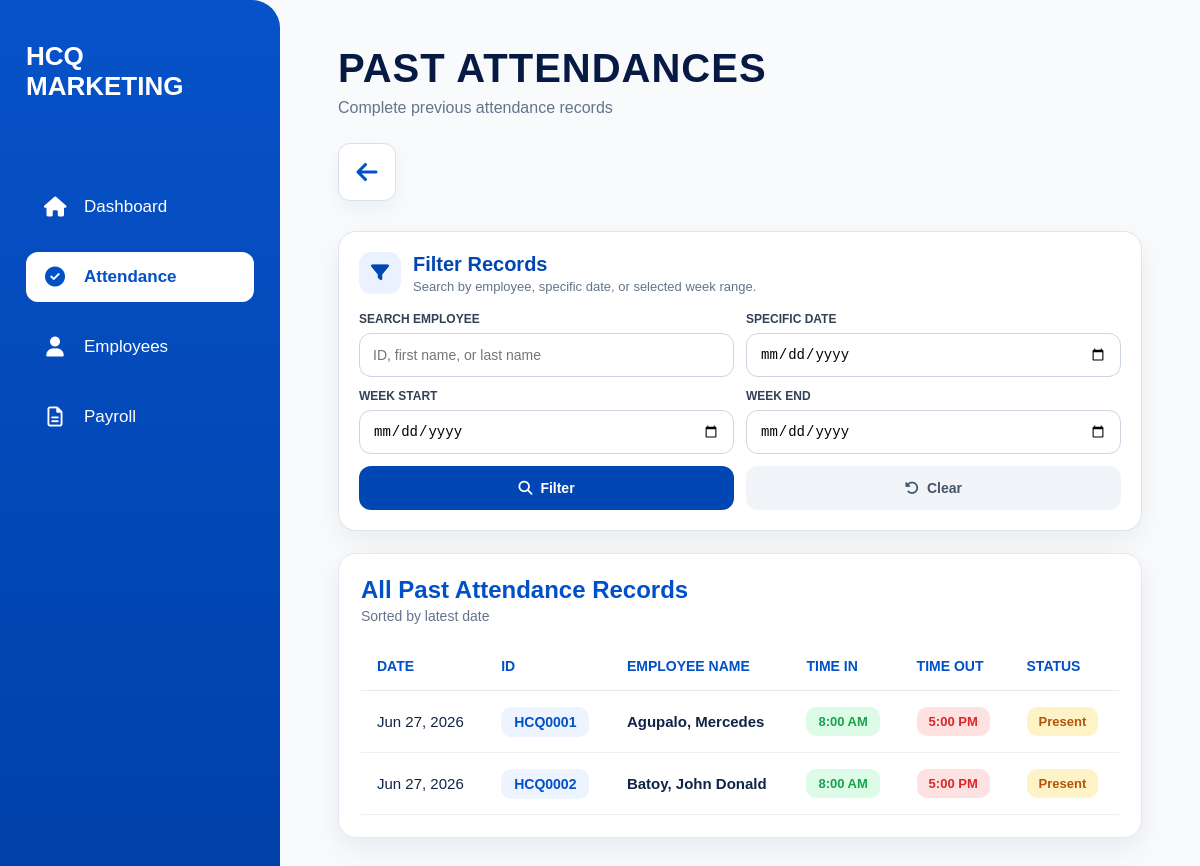
The page /past-attendances/ on the database as committed earlier.
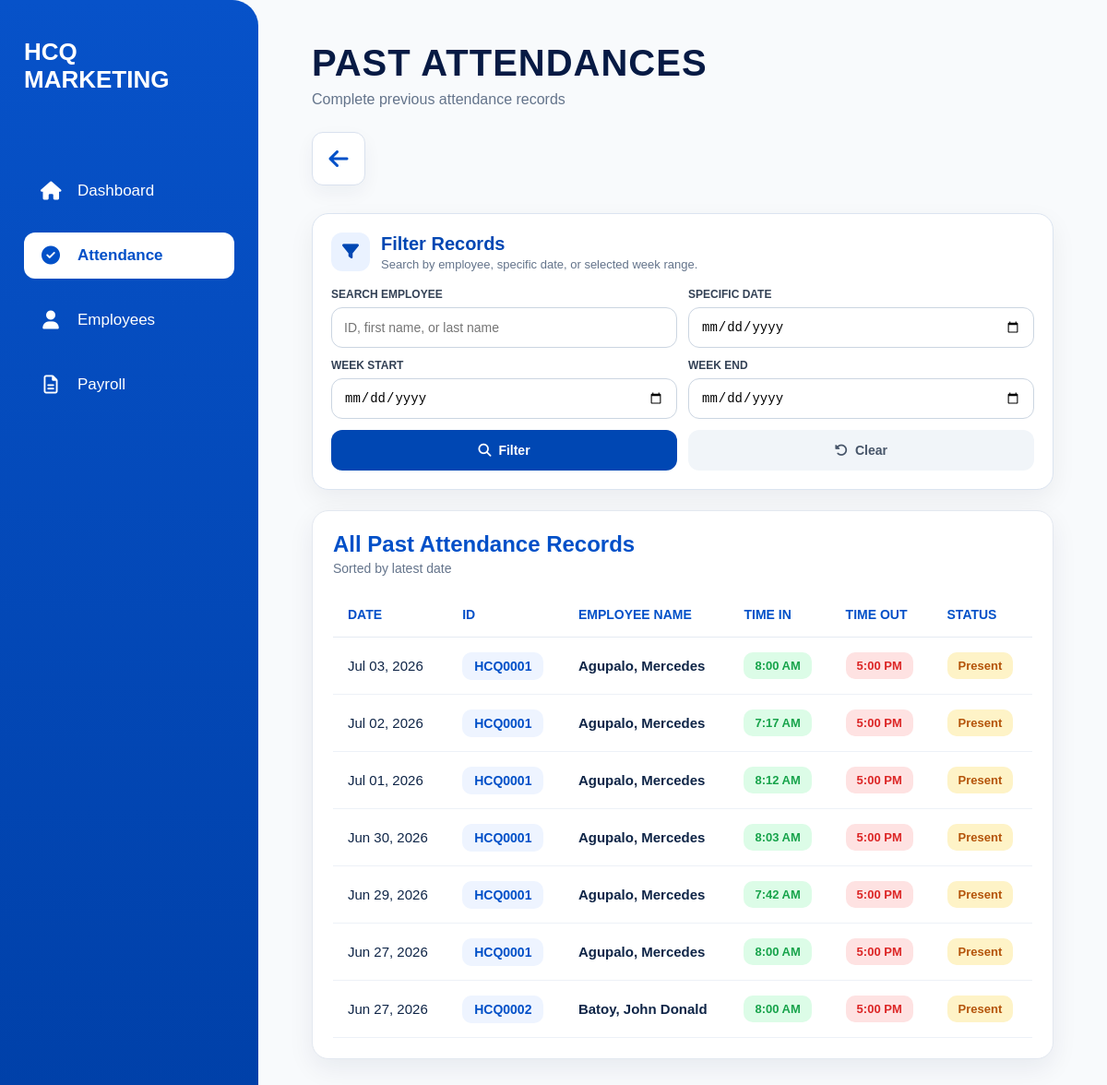
The same page on the database as committed later.
### attendance/models.py (models this page shows, shortened)
class Attendance(models.Model):
    ATTENDANCE_STATUS_CHOICES = (
        ('present', 'Present'),
        ('absent', 'Absent'),
        ('half_day', 'Half Day'),
        ('leave', 'Leave'),
        ('rest_day', 'Rest Day'),
        ('holiday', 'Holiday'),
    )
    WORK_TYPE_CHOICES = (
        ('office', 'Office'),
        ('deliver', 'Deliver'),
        ('booking', 'Booking'),
    )
    employee = models.ForeignKey(
        Employee,
        on_delete=models.CASCADE,
        related_name='attendances'
    )
    date = models.DateField(
        default=timezone.localdate
    )
    status = models.CharField(
        max_length=20,
        choices=ATTENDANCE_STATUS_CHOICES,
        default='present'
    )
    time_in = models.DateTimeField(
        null=True,
        blank=True
    )
    time_out = models.DateTimeField(
        null=True,
        blank=True
    )
    worked_hours = models.DecimalField(
        max_digits=5,
        decimal_places=2,
        null=True,
        blank=True
    )
    payable_hours = models.DecimalField(
        max_digits=5,
        decimal_places=2,
        null=True,
        blank=True
    )
    late_minutes = models.PositiveIntegerField(
        default=0
    )
    undertime_minutes = models.PositiveIntegerField(
        default=0
    )
    overtime_applicable = models.BooleanField(
        default=False
    )
    overtime_minutes = models.PositiveIntegerField(
        default=0
    )
    transportation_fee_applicable = models.BooleanField(
        default=True
    )
    work_type = models.CharField(
        max_length=20,
        choices=WORK_TYPE_CHOICES,
        default='office'
    )
    delivery_allowance_applicable = models.BooleanField(
        default=False
    )
    work_location = models.CharField(
        max_length=100,
        blank=True,
        null=True,
        help_text='Example: Digos, Kidapawan, Tagum'
    )
    remarks = models.TextField(
        blank=True,
        null=True
    )
    class Meta:
        unique_together = ('employee', 'date')
        ordering = [
            '-date',
            '-time_in'
        ]

### employees/models.py (models this page shows, shortened)
class Employee(models.Model):
    SALARY_TYPE_CHOICES = (
        ("daily", "Daily"),
        ("hourly", "Hourly"),
    )
    EMPLOYMENT_STATUS_CHOICES = (
        ("ACTIVE", "Active"),
        ("RESIGNED", "Resigned"),
        ("MIA", "MIA"),
        ("TERMINATED", "Terminated"),
    )
    BLOOD_TYPE_CHOICES = (
        ("A+", "A+"),
        ("A-", "A-"),
        ("B+", "B+"),
        ("B-", "B-"),
        ("AB+", "AB+"),
        ("AB-", "AB-"),
        ("O+", "O+"),
        ("O-", "O-"),
    )
    employee_id = models.CharField(
        max_length=10,
        unique=True,
        editable=False,
    )
    first_name = models.CharField(max_length=100)
    middle_initial = models.CharField(
        max_length=50,
        blank=True,
        null=True,
    )
    last_name = models.CharField(max_length=100)
    date_of_birth = models.DateField(
        blank=True,
        null=True,
    )
    citizenship = models.CharField(
        max_length=100,
        blank=True,
        null=True,
    )
    address = models.CharField(
        max_length=255,
        blank=True,
        null=True,
    )
    contact_number = models.CharField(
        max_length=50,
        blank=True,
        null=True,
    )
    spouse_name = models.CharField(
        max_length=100,
        blank=True,
        null=True,
    )
    spouse_contact_number = models.CharField(
        max_length=50,
        blank=True,
        null=True,
    )
    blood_type = models.CharField(
        max_length=3,
        choices=BLOOD_TYPE_CHOICES,
        blank=True,
        null=True,
    )
    emergency_contact_name = models.CharField(
        max_length=100,
        blank=True,
        null=True,
    )
    emergency_relationship = models.CharField(
        max_length=100,
        blank=True,
        null=True,
    )
    emergency_contact_number = models.CharField(
        max_length=50,
        blank=True,
        null=True,
    )
    emergency_address = models.CharField(
        max_length=255,
        blank=True,
        null=True,
    )
    elementary = models.CharField(
        max_length=255,
        blank=True,
        null=True,
    )
    elementary_year = models.CharField(
        max_length=50,
        blank=True,
        null=True,
    )
    high_school = models.CharField(
        max_length=255,
        blank=True,
        null=True,
    )
    high_school_year = models.CharField(
        max_length=50,
        blank=True,
        null=True,
    )
    college = models.CharField(
        max_length=255,
        blank=True,
        null=True,
    )
    college_year = models.CharField(
        max_length=50,
        blank=True,
        null=True,
    )
    company_1 = models.CharField(
        max_length=255,
        blank=True,
        null=True,
    )
    company_address_1 = models.CharField(
        max_length=255,
        blank=True,
        null=True,
    )
    occupation_1 = models.CharField(
        max_length=100,
        blank=True,
        null=True,
    )
    years_1 = models.CharField(
        max_length=50,
        blank=True,
        null=True,
    )
    company_2 = models.CharField(
        max_length=255,
        blank=True,
        null=True,
    )
    company_address_2 = models.CharField(
        max_length=255,
        blank=True,
        null=True,
    )
    occupation_2 = models.CharField(
        max_length=100,
        blank=True,
        null=True,
    )
    years_2 = models.CharField(
        max_length=50,
        blank=True,
        null=True,
    )
    company_3 = models.CharField(
        max_length=255,
        blank=True,
        null=True,
    )
    company_address_3 = models.CharField(
        max_length=255,
        blank=True,
        null=True,
    )
    occupation_3 = models.CharField(
        max_length=100,
        blank=True,
        null=True,
    )
    years_3 = models.CharField(
        max_length=50,
        blank=True,
        null=True,
    )
    reference_name_1 = models.CharField(
        max_length=100,
        blank=True,
        null=True,
    )
    reference_occupation_1 = models.CharField(
        max_length=100,
        blank=True,
        null=True,
    )
    reference_contact_1 = models.CharField(
        max_length=50,
        blank=True,
        null=True,
    )
    reference_name_2 = models.CharField(
        max_length=100,
        blank=True,
        null=True,
    )
    reference_occupation_2 = models.CharField(
        max_length=100,
        blank=True,
        null=True,
    )
    reference_contact_2 = models.CharField(
        max_length=50,
        blank=True,
        null=True,
    )
    reference_name_3 = models.CharField(
        max_length=100,
        blank=True,
        null=True,
    )
    reference_occupation_3 = models.CharField(
        max_length=100,
        blank=True,
        null=True,
    )
    reference_contact_3 = models.CharField(
        max_length=50,
        blank=True,
        null=True,
    )
    sss_number = models.CharField(
        max_length=100,
        blank=True,
        null=True,
    )
    sss_file = models.FileField(
        upload_to="government_documents/sss/",
        blank=True,
        null=True,
    )
    philhealth_number = models.CharField(
        max_length=100,
        blank=True,
        null=True,
    )
    philhealth_file = models.FileField(
        upload_to="government_documents/philhealth/",
        blank=True,
        null=True,
    )
    tin_number = models.CharField(
        max_length=100,
        blank=True,
        null=True,
    )
    tin_file = models.FileField(
        upload_to="government_documents/tin/",
        blank=True,
        null=True,
    )
    pagibig_number = models.CharField(
        max_length=100,
        blank=True,
        null=True,
    )
    pagibig_file = models.FileField(
        upload_to="government_documents/pagibig/",
        blank=True,
        null=True,
    )
    nbi_clearance_number = models.CharField(
        max_length=100,
        blank=True,
        null=True,
    )
    nbi_clearance_file = models.FileField(
        upload_to="government_documents/nbi/",
        blank=True,
        null=True,
    )
    barangay_clearance_number = models.CharField(
        max_length=100,
        blank=True,
        null=True,
    )
    barangay_clearance_file = models.FileField(
        upload_to="government_documents/barangay/",
        blank=True,
        null=True,
    )
    drivers_license_number = models.CharField(
        max_length=100,
        blank=True,
        null=True,
    )
    drivers_license_file = models.FileField(
        upload_to="government_documents/drivers_license/",
        blank=True,
        null=True,
    )
    position = models.CharField(
        max_length=100,
    )
    employment_status = models.CharField(
        max_length=20,
        choices=EMPLOYMENT_STATUS_CHOICES,
        default="ACTIVE",
        db_index=True,
    )
    employment_remarks = models.TextField(
        blank=True,
        null=True,
    )
    salary_type = models.CharField(
        max_length=10,
        choices=SALARY_TYPE_CHOICES,
        default="daily",
    )
    rate = models.DecimalField(
        max_digits=10,
        decimal_places=2,
    )
    benefits = models.DecimalField(
        max_digits=10,
        decimal_places=2,
        default=0,
    )
    date_started = models.DateField(
        blank=True,
        null=True,
    )
    photo = models.ImageField(
        upload_to="employee_photos/",
        blank=True,
        null=True,
    )
    qr_code = models.ImageField(
        upload_to="employee_qrcodes/",
        blank=True,
        null=True,
    )
    resume = models.FileField(
        upload_to="employee_resumes/",
        blank=True,
        null=True,
    )
    class Meta:
        ordering = ("employee_id",)
        indexes = [
            models.Index(fields=("last_name", "first_name")),
        ]

### dashboard/views.py (the view, shortened to what this page needs)
# urls.py: path("past-attendances/", views.past_attendances_page_view, name="past_attendances"),
def past_attendances_page_view(request):
    q = request.GET.get("q", "").strip()
    selected_date = request.GET.get("date", "").strip()
    week_start = request.GET.get("week_start", "").strip()
    week_end = request.GET.get("week_end", "").strip()
    past_attendances = Attendance.objects.select_related(
        "employee"
    ).order_by(
        "-date",
        "employee__employee_id"
    )
    if selected_date:
        past_attendances = past_attendances.filter(
            date=selected_date
        )
    if week_start and week_end:
        past_attendances = past_attendances.filter(
            date__range=[week_start, week_end]
        )
    return render(
        request,
        "dashboard/past_attendances_page.html",
        {
            "past_attendances": past_attendances,
            "q": q,
            "selected_date": selected_date,
            "week_start": week_start,
            "week_end": week_end,
        }
    )

### dashboard/templates/dashboard/past_attendances_page.html (shortened to what the changed rows need)
{% load static %}
<!DOCTYPE html>
<html lang="en">
<head>
    <link rel="stylesheet" href="{% static 'dashboard/dashboard.css' %}">
    <link rel="stylesheet" href="https://cdnjs.cloudflare.com/ajax/libs/font-awesome/6.5.1/css/all.min.css">
</head>
<body>
<div class="modern-page">
    <main class="modern-content">
        <div class="attendance-modern-header">
            <div>
                <h1>PAST ATTENDANCES</h1>
            </div>
        </div>
        <section class="past-filter-card">
            <div class="past-filter-header">
                <div>
                    <h2>Filter Records</h2>
                </div>
            </div>
        </section>
        <section class="attendance-table-card">
            <div class="attendance-card-header">
                <div>
                    <h2>All Past Attendance Records</h2>
                </div>
            </div>
            <table class="modern-attendance-table">
                <thead>
                    <tr>
                        <th>Date</th>
                        <th>ID</th>
                        <th>Employee Name</th>
                        <th>Time In</th>
                        <th>Time Out</th>
                        <th>Status</th>
                    </tr>
                </thead>
                <tbody>
                    {% for record in past_attendances %}
                    <tr>
                        <td>{{ record.date|date:"M d, Y" }}</td>
                        <td>
                            <span class="attendance-id-badge">
                                {{ record.employee.employee_id }}
                            </span>
                        </td>
                        <td>
                            <strong>
                                {{ record.employee.last_name }},
                                {{ record.employee.first_name }}
                            </strong>
                        </td>
                        <td>
                            {% if record.time_in %}
                                <span class="time-badge in">
                                    {{ record.time_in|date:"g:i A" }}
                                </span>
                            {% else %}
                                <span class="time-badge empty">--</span>
                            {% endif %}
                        </td>
                        <td>
                            {% if record.time_out %}
                                <span class="time-badge out">
                                    {{ record.time_out|date:"g:i A" }}
                                </span>
                            {% else %}
                                <span class="time-badge empty">--</span>
                            {% endif %}
                        </td>
                        <td>
                            <span class="status-badge active">
                                {{ record.status|title }}
                            </span>
                        </td>
                    </tr>
                    {% endfor %}
                </tbody>
            </table>
        </section>
    </main>
</div>
</body>
</html>

Rows that differ between the two databases and show on the page:
added Attendance: date "Jul 03, 2026", employee.employee_id "HCQ0001", employee.last_name "Agupalo", employee.first_name "Mercedes", time_in "8:00 AM", time_out "5:00 PM", status "Present"
added Attendance: date "Jul 02, 2026", employee.employee_id "HCQ0001", employee.last_name "Agupalo", employee.first_name "Mercedes", time_in "7:17 AM", time_out "5:00 PM", status "Present"
added Attendance: date "Jul 01, 2026", employee.employee_id "HCQ0001", employee.last_name "Agupalo", employee.first_name "Mercedes", time_in "8:12 AM", time_out "5:00 PM", status "Present"
added Attendance: date "Jun 30, 2026", employee.employee_id "HCQ0001", employee.last_name "Agupalo", employee.first_name "Mercedes", time_in "8:03 AM", time_out "5:00 PM", status "Present"
added Attendance: date "Jun 29, 2026", employee.employee_id "HCQ0001", employee.last_name "Agupalo", employee.first_name "Mercedes", time_in "7:42 AM", time_out "5:00 PM", status "Present"
